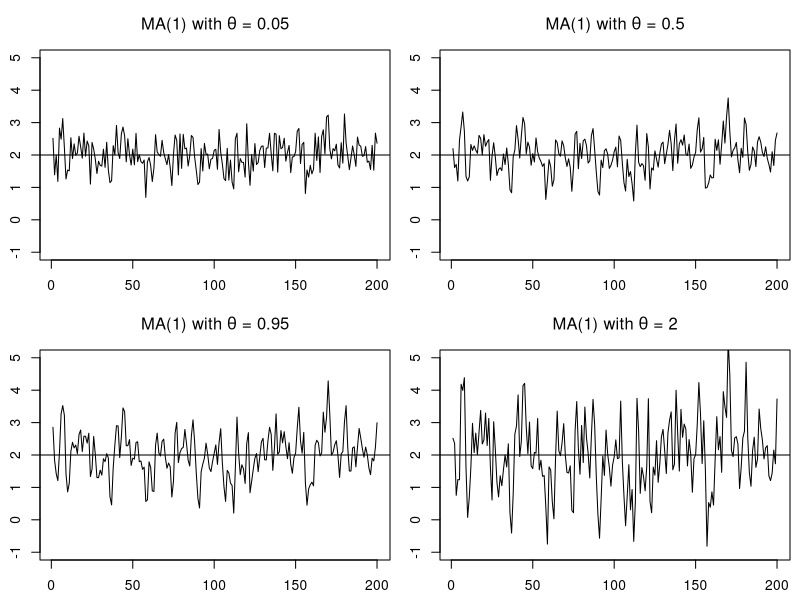
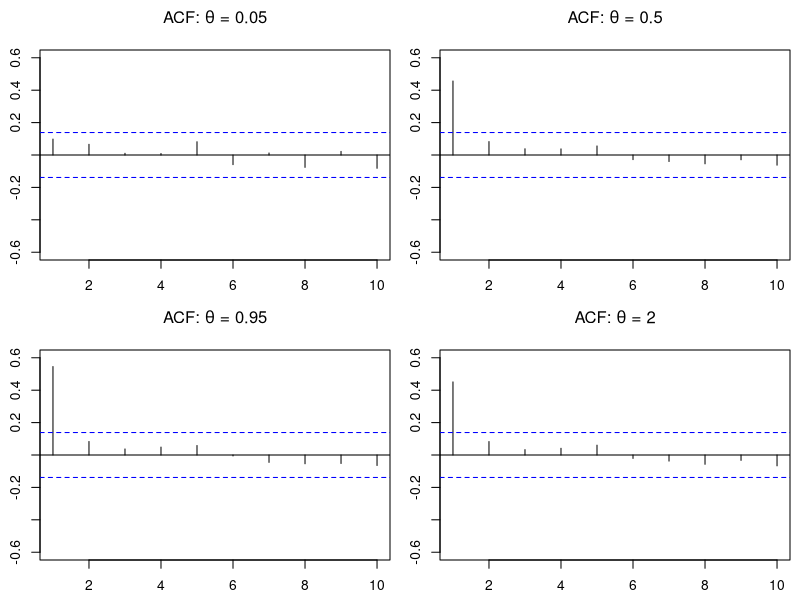
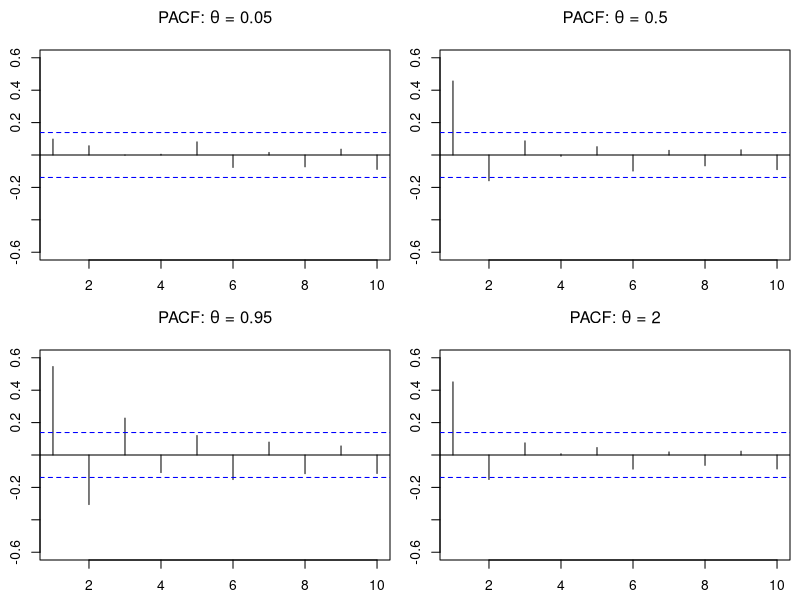

Write R code to recreate these figures, in order.

set.seed(2985472)

#---------------------------------------------------------------------
#simulations

n = 200
eps <- 0.5*rnorm(n)
y.sim1 <- 2 + arima.sim(list(ma=0.05), n, innov = eps)
y.sim2 <- 2 + arima.sim(list(ma=0.5), n, innov = eps)
y.sim3 <- 2 + arima.sim(list(ma=0.95), n, innov = eps)
y.sim4 <- 2 + arima.sim(list(ma=2), n, innov = eps)

layout(matrix(c(1,2,3,4), 2, 2, byrow=TRUE))
ylims = c(-1, 5)
par(mai=c(0.4, 0.4, 0.5, 0.1))
plot(y.sim1, ylim=ylims, main=expression(paste("MA(1) with ", theta, " = 0.05")))
abline(h=c(2,n))
plot(y.sim2, ylim=ylims, main=expression(paste("MA(1) with ", theta, " = 0.5")))
abline(h=c(2,n))
plot(y.sim3, ylim=ylims, main=expression(paste("MA(1) with ", theta, " = 0.95")))
abline(h=c(2,n))
plot(y.sim4, ylim=ylims, main=expression(paste("MA(1) with ", theta, " = 2")))
abline(h=c(2,n))

#---------------------------------------------------------------------
#Autocorrelations

ACF1 <- acf(y.sim1, plot = FALSE)
ACF2 <- acf(y.sim2, plot = FALSE)
ACF3 <- acf(y.sim3, plot = FALSE)
ACF4 <- acf(y.sim4, plot = FALSE)

layout(matrix(c(1,2,3,4), 2, 2, byrow=TRUE))
ylims = c(-0.6, 0.6)
par(mai=c(0.4, 0.4, 0.5, 0.1))
plot(ACF1[1:10], ylim=ylims, main=expression(paste("ACF: ", theta, " = 0.05")) )
plot(ACF2[1:10], ylim=ylims, main=expression(paste("ACF: ", theta, " = 0.5")) )
plot(ACF3[1:10], ylim=ylims, main=expression(paste("ACF: ", theta, " = 0.95")) )
plot(ACF4[1:10], ylim=ylims, main=expression(paste("ACF: ", theta, " = 2")) )

#---------------------------------------------------------------------
#Partial Autocorrelations

PACF1 <- pacf(y.sim1, plot = FALSE)
PACF2 <- pacf(y.sim2, plot = FALSE)
PACF3 <- pacf(y.sim3, plot = FALSE)
PACF4 <- pacf(y.sim4, plot = FALSE)

layout(matrix(c(1,2,3,4), 2, 2, byrow=TRUE))
ylims = c(-0.6, 0.6)
par(mai=c(0.4, 0.4, 0.5, 0.1))
plot(PACF1[1:10], ylim=ylims, main=expression(paste("PACF: ", theta, " = 0.05")) )
plot(PACF2[1:10], ylim=ylims, main=expression(paste("PACF: ", theta, " = 0.5")) )
plot(PACF3[1:10], ylim=ylims, main=expression(paste("PACF: ", theta, " = 0.95")) )
plot(PACF4[1:10], ylim=ylims, main=expression(paste("PACF: ", theta, " = 2")) )

